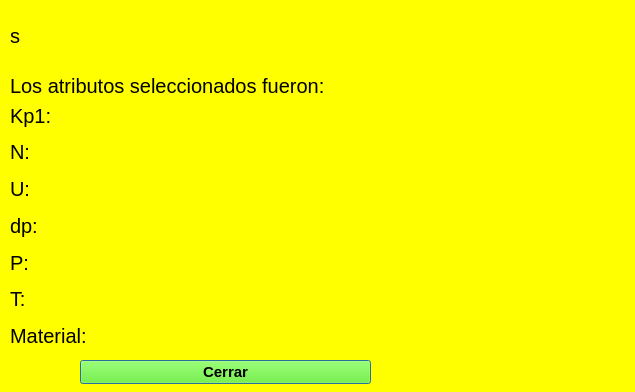
<?xml version="1.0" encoding="UTF-8"?>
<ui version="4.0">
 <class>Dialog</class>
 <widget class="QDialog" name="Dialog">
  <property name="geometry">
   <rect>
    <x>0</x>
    <y>0</y>
    <width>635</width>
    <height>392</height>
   </rect>
  </property>
  <property name="windowTitle">
   <string>Resultados</string>
  </property>
  <property name="styleSheet">
   <string notr="true">QDialog{background-color:rgb(255, 255, 0);}</string>
  </property>
  <widget class="QLabel" name="label_resultados">
   <property name="geometry">
    <rect>
     <x>10</x>
     <y>10</y>
     <width>561</width>
     <height>51</height>
    </rect>
   </property>
   <property name="font">
    <font>
     <family>MS Shell Dlg 2</family>
     <pointsize>15</pointsize>
    </font>
   </property>
   <property name="text">
    <string>s</string>
   </property>
  </widget>
  <widget class="QPushButton" name="btn_close">
   <property name="geometry">
    <rect>
     <x>80</x>
     <y>360</y>
     <width>291</width>
     <height>24</height>
    </rect>
   </property>
   <property name="font">
    <font>
     <pointsize>11</pointsize>
     <weight>75</weight>
     <bold>true</bold>
    </font>
   </property>
   <property name="styleSheet">
    <string notr="true">QPushButton{background-color:rgb(85, 255, 0);}

QPushButton:hover{background-color:orange;}</string>
   </property>
   <property name="text">
    <string>Cerrar</string>
   </property>
  </widget>
  <widget class="QLabel" name="label_resultados_2">
   <property name="geometry">
    <rect>
     <x>10</x>
     <y>60</y>
     <width>321</width>
     <height>51</height>
    </rect>
   </property>
   <property name="font">
    <font>
     <family>MS Shell Dlg 2</family>
     <pointsize>15</pointsize>
    </font>
   </property>
   <property name="text">
    <string>Los atributos seleccionados fueron:</string>
   </property>
  </widget>
  <widget class="QWidget" name="layoutWidget">
   <property name="geometry">
    <rect>
     <x>10</x>
     <y>100</y>
     <width>231</width>
     <height>251</height>
    </rect>
   </property>
   <layout class="QVBoxLayout" name="verticalLayout">
    <item>
     <widget class="QLabel" name="label_kp1">
      <property name="font">
       <font>
        <family>MS Shell Dlg 2</family>
        <pointsize>15</pointsize>
       </font>
      </property>
      <property name="text">
       <string>Kp1: </string>
      </property>
     </widget>
    </item>
    <item>
     <widget class="QLabel" name="label_N">
      <property name="font">
       <font>
        <family>MS Shell Dlg 2</family>
        <pointsize>15</pointsize>
       </font>
      </property>
      <property name="text">
       <string>N:</string>
      </property>
     </widget>
    </item>
    <item>
     <widget class="QLabel" name="label_U">
      <property name="font">
       <font>
        <family>MS Shell Dlg 2</family>
        <pointsize>15</pointsize>
       </font>
      </property>
      <property name="text">
       <string>U: </string>
      </property>
     </widget>
    </item>
    <item>
     <widget class="QLabel" name="label_dp">
      <property name="font">
       <font>
        <family>MS Shell Dlg 2</family>
        <pointsize>15</pointsize>
       </font>
      </property>
      <property name="text">
       <string>dp:</string>
      </property>
     </widget>
    </item>
    <item>
     <widget class="QLabel" name="label_P">
      <property name="font">
       <font>
        <family>MS Shell Dlg 2</family>
        <pointsize>15</pointsize>
       </font>
      </property>
      <property name="text">
       <string>P: </string>
      </property>
     </widget>
    </item>
    <item>
     <widget class="QLabel" name="label_T">
      <property name="font">
       <font>
        <family>MS Shell Dlg 2</family>
        <pointsize>15</pointsize>
       </font>
      </property>
      <property name="text">
       <string>T:</string>
      </property>
     </widget>
    </item>
    <item>
     <widget class="QLabel" name="label_material">
      <property name="font">
       <font>
        <family>MS Shell Dlg 2</family>
        <pointsize>15</pointsize>
       </font>
      </property>
      <property name="text">
       <string>Material:</string>
      </property>
     </widget>
    </item>
   </layout>
  </widget>
  <widget class="QLabel" name="label">
   <property name="geometry">
    <rect>
     <x>260</x>
     <y>250</y>
     <width>181</width>
     <height>101</height>
    </rect>
   </property>
   <property name="text">
    <string/>
   </property>
   <property name="pixmap">
    <pixmap>Barra-de-carbon-Homer-simpson.jpg</pixmap>
   </property>
  </widget>
 </widget>
 <resources/>
 <connections/>
</ui>
